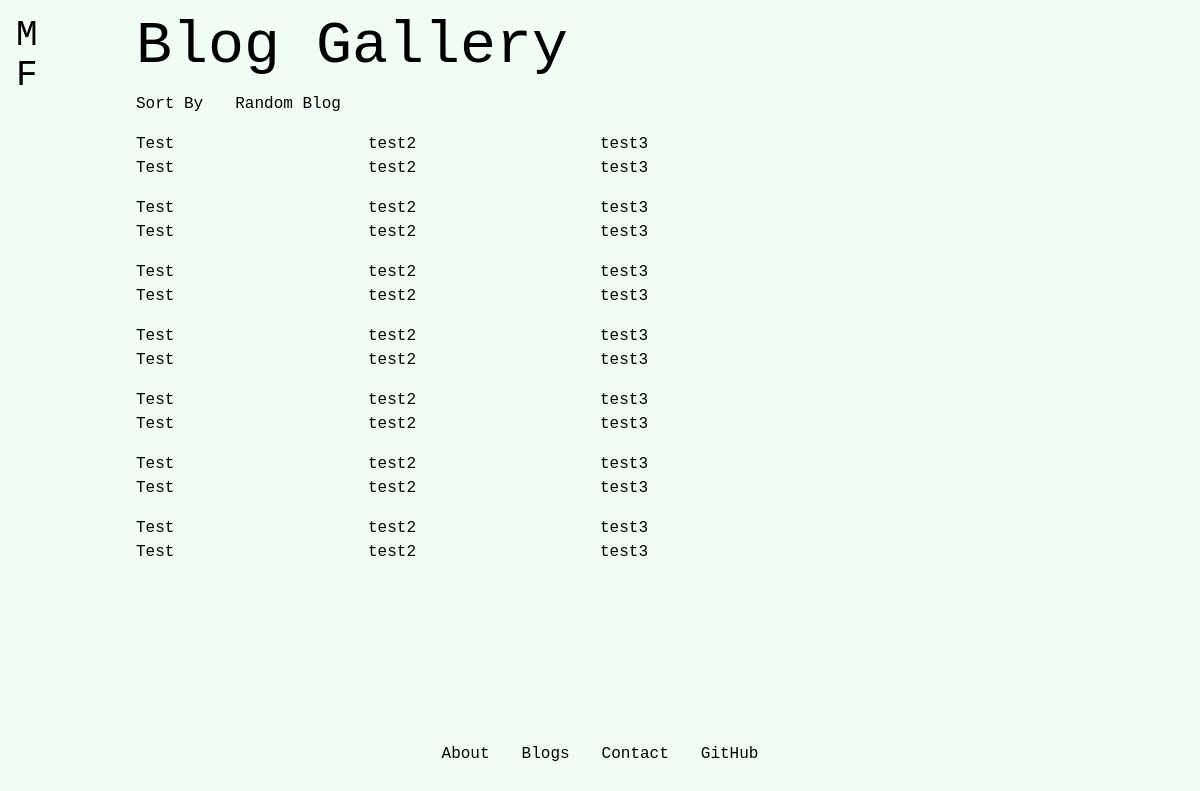
Page /blog/ on the earlier database version.
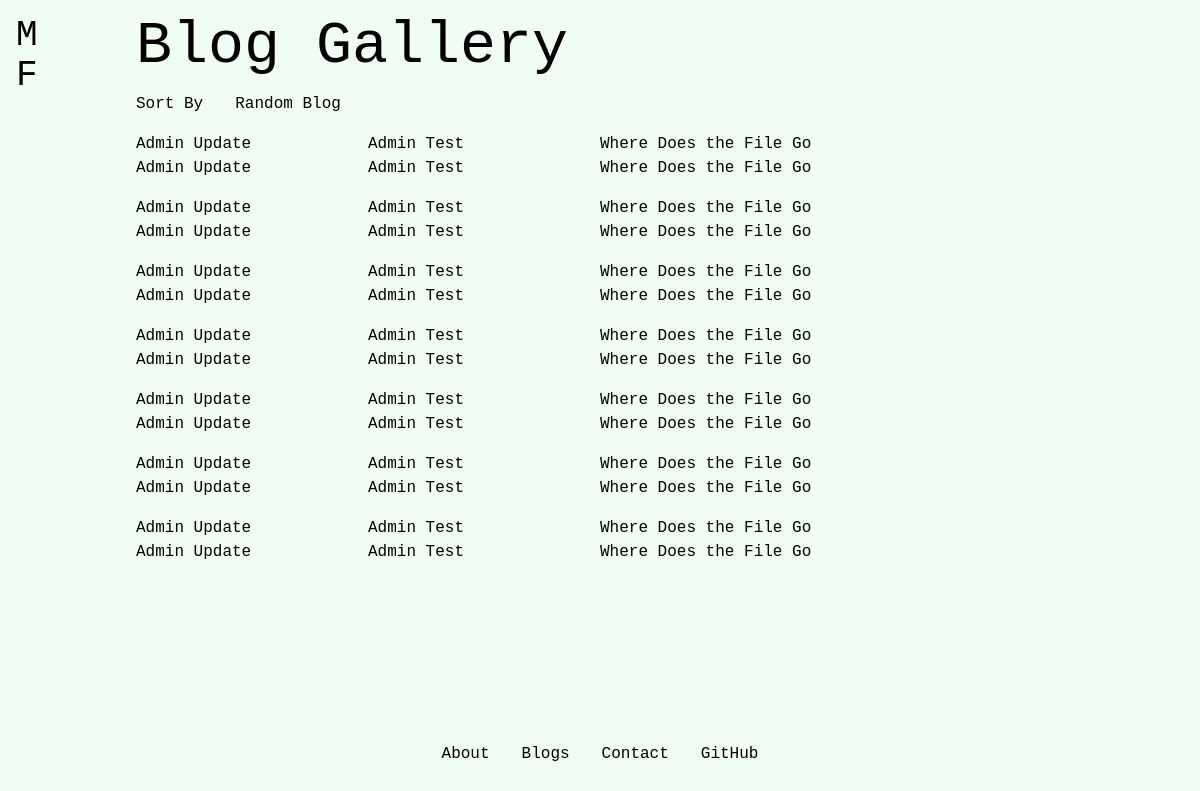
Same page on the later database version.
### blog/models.py (models this page shows, shortened)
class Blog(models.Model):
    id = models.AutoField(primary_key=True)
    title = models.CharField(max_length=255)
    publish_date = models.DateTimeField(auto_now_add=True)
    content_file = models.FileField(upload_to='blog_content')
    category = models.ManyToManyField(Category)
    music = models.ForeignKey(Music, on_delete=models.CASCADE, related_name='blogs', null=True, blank=True)
    place = models.ForeignKey(Place, on_delete=models.CASCADE, related_name='blogs', null=True, blank=True)
    date_when = models.DateField(null=True)

### blog/views.py (the view)
# urls.py: path("", views.index, name="index"),
def index(request):
    blogs_date_desc = Blog.objects.order_by("publish_date")
    n_row_cards = 4  # You can adjust this value as needed
    extra_cards_needed = n_row_cards - (len(blogs_date_desc) % n_row_cards)
    if extra_cards_needed:
        extra_cards_list = range(extra_cards_needed)
    else: extra_cards_list = None
    context = {
        "blogs_date_desc": blogs_date_desc,
        "extra_cards_list": extra_cards_list,
        "n_row_cards": n_row_cards,
        "card_width": f"1/{n_row_cards}"
    }
    return render(request, "blog/gallery.html", context)

### blog/templates/blog/gallery.html (shortened to what this page needs)
{% extends "_base_side.html" %}
{% block statictop %}
    <div class="mb-4">
        <h1>Blog Gallery</h1>
    </div>
    <ul class="flex gap-5 md:mb-3 md:gap-8">
            <li>Sort By</li>
            <li>Random Blog</li>
    </ul>
{% endblock statictop %}
{% block content %}
    <div>
    {% if blogs_date_desc %}
            {% for b in blogs_date_desc %}
                {% if forloop.counter0 == 0 %}
                    <div class="flex flex-wrap" style="justify-content: space-between;">
                {% elif forloop.counter0|divisibleby:n_row_cards %}
                    </div><div class="flex flex-wrap" style="justify-content: space-between;">
                {% endif %}
                <div class="mb-4" style="width: calc(100% / {{ n_row_cards }});">
                    <div class="card">
                        <ul>
                            <li><a href="{% url 'blog:a_blog' b.id %}">{{ b.title }}</li>
                            <li><a href="/blog/{{ b.id }}/">{{ b.title }}</li>
                        </ul>
                    </div>
                </div>
            {% endfor %}
            {% if extra_cards_list %}
                {% for card in extra_cards_list %}
                <div class="mb-4" style="width: calc(100% / {{ n_row_cards }});">
                </div>
                {% endfor %}
            {% endif %}
            {% for b in blogs_date_desc %}
                {% if forloop.counter0|divisibleby:n_row_cards %}
                    </div><div class="flex flex-wrap" style="justify-content: space-between;">
                {% endif %}
                <div class="mb-4" style="width: calc(100% / {{ n_row_cards }});">
                    <div class="card">
                        <ul>
                            <li><a href="{% url 'blog:a_blog' b.id %}">{{ b.title }}</li>
                            <li><a href="/blog/{{ b.id }}/">{{ b.title }}</li>
                        </ul>
                    </div>
                </div>
            {% endfor %}
            {% if extra_cards_list %}
                {% for card in extra_cards_list %}
                <div class="mb-4" style="width: calc(100% / {{ n_row_cards }});">
                </div>
                {% endfor %}
            {% endif %}
            {% for b in blogs_date_desc %}
                {% if forloop.counter0|divisibleby:n_row_cards %}
                    </div><div class="flex flex-wrap" style="justify-content: space-between;">
                {% endif %}
                <div class="mb-4" style="width: calc(100% / {{ n_row_cards }});">
                    <div class="card">
                        <ul>
                            <li><a href="{% url 'blog:a_blog' b.id %}">{{ b.title }}</li>
                            <li><a href="/blog/{{ b.id }}/">{{ b.title }}</li>
                        </ul>
                    </div>
                </div>
            {% endfor %}
            {% if extra_cards_list %}
                {% for card in extra_cards_list %}
                <div class="mb-4" style="width: calc(100% / {{ n_row_cards }});">
                </div>
                {% endfor %}
            {% endif %}
            {% for b in blogs_date_desc %}
                {% if forloop.counter0|divisibleby:n_row_cards %}
                    </div><div class="flex flex-wrap" style="justify-content: space-between;">
                {% endif %}
                <div class="mb-4" style="width: calc(100% / {{ n_row_cards }});">
                    <div class="card">
                        <ul>
                            <li><a href="{% url 'blog:a_blog' b.id %}">{{ b.title }}</li>
                            <li><a href="/blog/{{ b.id }}/">{{ b.title }}</li>
                        </ul>
                    </div>
                </div>
            {% endfor %}
            {% if extra_cards_list %}
                {% for card in extra_cards_list %}
                <div class="mb-4" style="width: calc(100% / {{ n_row_cards }});">
                </div>
                {% endfor %}
            {% endif %}
            {% for b in blogs_date_desc %}
                {% if forloop.counter0|divisibleby:n_row_cards %}
                    </div><div class="flex flex-wrap" style="justify-content: space-between;">
                {% endif %}
                <div class="mb-4" style="width: calc(100% / {{ n_row_cards }});">
                    <div class="card">
                        <ul>
                            <li><a href="{% url 'blog:a_blog' b.id %}">{{ b.title }}</li>
                            <li><a href="/blog/{{ b.id }}/">{{ b.title }}</li>
                        </ul>
                    </div>
                </div>
            {% endfor %}
            {% if extra_cards_list %}
                {% for card in extra_cards_list %}
                <div class="mb-4" style="width: calc(100% / {{ n_row_cards }});">
                </div>
                {% endfor %}
            {% endif %}
            {% for b in blogs_date_desc %}
                {% if forloop.counter0|divisibleby:n_row_cards %}
                    </div><div class="flex flex-wrap" style="justify-content: space-between;">
                {% endif %}
                <div class="mb-4" style="width: calc(100% / {{ n_row_cards }});">
                    <div class="card">
                        <ul>
                            <li><a href="{% url 'blog:a_blog' b.id %}">{{ b.title }}</li>
                            <li><a href="/blog/{{ b.id }}/">{{ b.title }}</li>
                        </ul>
                    </div>
                </div>
            {% endfor %}
            {% if extra_cards_list %}
                {% for card in extra_cards_list %}
                <div class="mb-4" style="width: calc(100% / {{ n_row_cards }});">
                </div>
                {% endfor %}
            {% endif %}
            {% for b in blogs_date_desc %}
                {% if forloop.counter0|divisibleby:n_row_cards %}
                    </div><div class="flex flex-wrap" style="justify-content: space-between;">
                {% endif %}
                <div class="mb-4" style="width: calc(100% / {{ n_row_cards }});">
                    <div class="card">
                        <ul>
                            <li><a href="{% url 'blog:a_blog' b.id %}">{{ b.title }}</li>
                            <li><a href="/blog/{{ b.id }}/">{{ b.title }}</li>
                        </ul>
                    </div>
                </div>
            {% endfor %}
            {% if extra_cards_list %}
                {% for card in extra_cards_list %}
                <div class="mb-4" style="width: calc(100% / {{ n_row_cards }});">
                </div>
                {% endfor %}
            {% endif %}
        </div>
    {% else %}
        <p>Write something, will ya?!</p>
    {% endif %}
    </div>
{% endblock content %}

### templates/_base_side.html (shortened to what this page needs)
{% load compress %}
{% load static %}
<!DOCTYPE html>
<html lang="en">
<head>
    {% compress css %}
        <link rel="stylesheet" href="{% static 'src/output.css' %}">
    {% endcompress %}
    <link rel="stylesheet" href="{% static 'global.css' %}">
</head>
<body class="h-screen bg-green-50">
    <div class="flex flex-col h-full mx-4">
        <div class=" mt-4 main-content flex-grow">
            <div id="sidebar" class="flex flex-row">
                <div class = "flex-shrink-0 w-10vw">
                    <h2>
                        M<br>
                        F
                    </h2>
                </div>
                <div class="flex flex-col" style="width: 100%">
                    <div class="flex-grow-1">
                        <div class="mb-4" style="min-height: 10vh; max-height: 20vh;">
                            {% block statictop %}
                            {% endblock statictop %}
                        </div>
                    </div>
                    <div class="flex-shrink-0 overflow-y-auto" style="max-height: 70vh;">
                        {% block content %}
                        {% endblock content %}
                    </div>
                </div>
                <div class= "flex flex-shrink-0 w-10vw">
                </div>
            </div>
        </div>
        {% include '_footer.html' %}
    </div>
</body>

### templates/_footer.html
<footer class="flex-shrink-0 h-10vh content-center">
    <ul class="flex gap-5 md:mb-3 md:gap-8 justify-center">
        <li><a href="/about_me/">About</a></li>
        <li><a href="/blog/">Blogs</a></li>
        <li><a href="/contact/">Contact</a></li>
        <li><a target="_blank" rel="noopener noreferrer" href="https://github.com/mfavorito1995">GitHub</a></li>
    </ul>
</footer>

### static/global.css (style rules this page uses)
html { line-height: 1.5; }
body { margin: 0; line-height: inherit; min-height: 100vh; }

Differences in the rows shown:
removed Blog: title "Test"
removed Blog: title "test2"
changed Blog: title "test3" → "Admin Update"
added Blog: title "Admin Test"
added Blog: title "Where Does the File Go"
